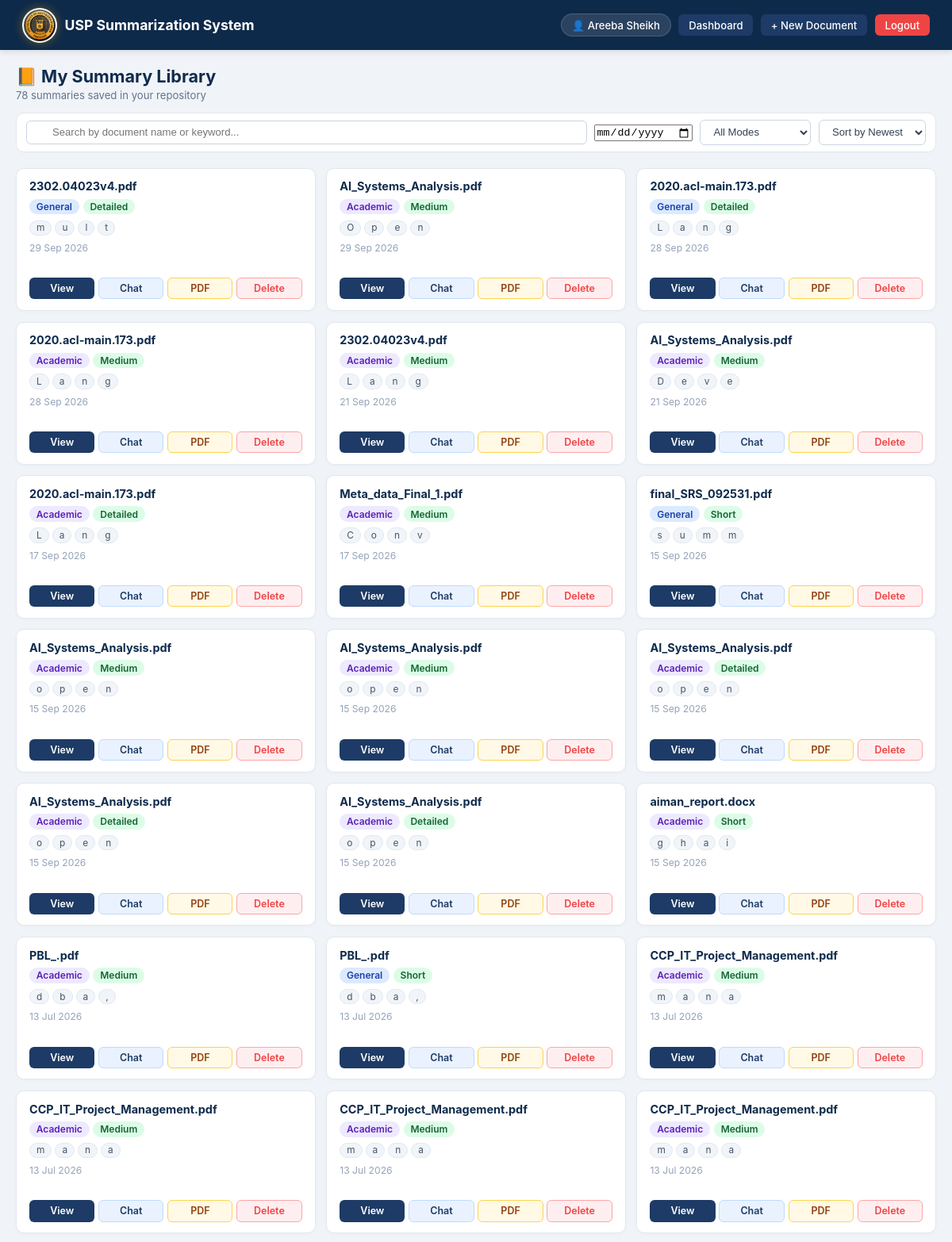
Screenshot of /library (signed in, upper part) with the database file from the repository.
### models/document.py (models this page shows)
class Document(db.Model):
    __tablename__ = 'documents'
    document_id = db.Column(db.Integer, primary_key=True, autoincrement=True)
    user_id = db.Column(db.Integer, db.ForeignKey('users.user_id'), nullable=False)
    filename = db.Column(db.String(255), nullable=False)
    filetype = db.Column(db.String(10), nullable=False)
    upload_date = db.Column(db.DateTime, default=datetime.utcnow)
    extracted_text = db.Column(db.Text, nullable=False)
    summaries = db.relationship('Summary', backref='document', lazy=True)
    chats = db.relationship('Chat', backref='document', lazy=True)

### models/summary.py (models this page shows)
class Summary(db.Model):
    __tablename__ = 'summaries'
    summary_id = db.Column(db.Integer, primary_key=True, autoincrement=True)
    document_id = db.Column(db.Integer, db.ForeignKey('documents.document_id'), nullable=False)
    mode = db.Column(db.String(20), nullable=False)
    length = db.Column(db.String(20), nullable=False)
    summary_text = db.Column(db.Text, nullable=False)
    keywords = db.Column(db.Text, nullable=True)
    rating = db.Column(db.Integer, nullable=True)
    generated_date = db.Column(db.DateTime, default=datetime.utcnow)

### routes/library.py (the view)
@library.route('/library')
@login_required
def view_library():
    user_id = session['user_id']
    documents = Document.query.filter_by(
        user_id=user_id
    ).order_by(Document.upload_date.desc()).all()
    library_items = []
    for doc in documents:
        summaries = Summary.query.filter_by(
            document_id=doc.document_id
        ).order_by(Summary.generated_date.desc()).all()
        for summary in summaries:
            try:
                data = json.loads(summary.summary_text)
                if isinstance(data, dict):
                    first_section = list(data.values())[0]
                    if len(first_section) > 150:
                        preview = first_section[:150] + '...'
                    else:
                        preview = first_section
                else:
                    preview = str(data)[:150] + '...'
            except (json.JSONDecodeError, ValueError, KeyError):
                preview = summary.summary_text[:150] + '...'
            library_items.append({
                'summary_id': summary.summary_id,
                'doc_name': doc.filename,
                'doc_id': doc.document_id,
                'mode': summary.mode,
                'length': summary.length,
                'keywords': summary.keywords,
                'rating': summary.rating,
                'generated_date': summary.generated_date,
                'upload_date': doc.upload_date,
                'preview': preview
            })
    return render_template('library.html',
        items=library_items,
        total=len(library_items)
    )

### app.py (called while the page is built)
@event.listens_for(Engine, "connect")
def set_sqlite_pragma(dbapi_connection, connection_record):
    if isinstance(dbapi_connection, sqlite3.Connection):
        cursor = dbapi_connection.cursor()
        cursor.execute("PRAGMA foreign_keys=ON")
        cursor.close()

### routes/library.py (called while the page is built)
def login_required(f):
    @wraps(f)
    def decorated(*args, **kwargs):
        if 'user_id' not in session:
            flash('Please login first.', 'error')
            return redirect(url_for('auth.login'))
        return f(*args, **kwargs)
    return decorated

### templates/library.html (shortened to what this page needs)
{% extends "base.html" %}
{% block content %}
<nav class="navbar">
    <div class="nav-brand">
         <div class="logo-circle">
                <img src="/static/images/logo.png" alt="USP Crest Logo" class="logo-img">
            </div>
        <span>USP Summarization System</span>
    </div>
    <div class="nav-links">
        <span class="nav-user">👤 {{ session.user_name }}</span>
        <a href="/dashboard" class="btn-nav">Dashboard</a>
        <a href="/upload" class="btn-nav">+ New Document</a>
        <a href="/logout" class="btn-logout">Logout</a>
    </div>
</nav>
<div class="page-wrapper">
    <div class="page-header">
        <h2>📙 My Summary Library</h2>
        <p>{{ total if total else (items | length if items else 0) }} summaries saved in your repository</p>
    </div>
    <div class="filter-bar">
        <div class="search-input-wrap">
            <input type="text" id="searchInput" onkeyup="filterLibrary()" placeholder="Search by document name or keyword...">
        </div>
        <div class="col-md-3">
        <div class="input-group">
            <input type="date" id="dateFilter" class="form-control" title="Select Date">
        </div>
    </div>
        <select id="modeFilter" onchange="filterLibrary()" class="filter-select">
            <option value="all">All Modes</option>
        </select>
        <select id="sortFilter" onchange="sortLibrary()" class="filter-select">
            <option value="newest">Sort by Newest</option>
        </select>
    </div>
    {% if items %}
        <div class="library-grid" id="libraryGrid">
            {% for item in items %}
            <div class="library-card"
                 data-doc="{{ item.doc_name | lower }}"
                 data-mode="{{ item.mode | lower }}"
                 data-date="{% if item.generated_date %}{{ item.generated_date.strftime('%Y-%m-%d')
                if item.generated_date.strftime else item.generated_date }}{% else %}2026-09-15{% endif %}"
                 data-keywords="{{ item.keywords | join(' ') | lower if item.keywords else '' }}">
                <div class="lib-card-top">
                    <div class="lib-doc-name">
                        {{ item.doc_name }}
                    </div>
                    <div class="lib-meta-badges">
                        <span class="badge {% if item.mode == 'academic' %}badge-academic{% else %}badge-general{% endif %}">
                            {{ item.mode | capitalize }}
                        </span>
                        {% if item.length %}
                        <span class="badge badge-length">
                            {{ item.length | capitalize }}
                        </span>
                        {% endif %}
                    </div>
                    {% if item.keywords %}
                    <div class="lib-keywords">
                        {% for kw in item.keywords[:4] %}
                            <span class="keyword-chip">{{ kw }}</span>
                        {% endfor %}
                    </div>
                    {% endif %}
                    <div class="lib-date">
                        {% if item.generated_date %}{{ item.generated_date.strftime('%d %b %Y') if item.generated_date.strftime else item.generated_date }}{% else %}15 Sep 2026{% endif %}
                    </div>
                </div>
                <div class="lib-card-actions">
                    <a href="/library/view/{{ item.summary_id }}" class="btn-card btn-view" title="View Detail">
                        View
                    </a>
                    <a href="/chat-page/{{ item.doc_id if item.doc_id else item.summary_id }}" class="btn-card btn-chat" title="Chat with PDF">
                        Chat
                    </a>
                    <a href="/download/{{ item.summary_id }}" class="btn-card btn-pdf" title="Download PDF">
                        PDF
                    </a>
                    <a href="/library/delete/{{ item.summary_id }}" class="btn-card btn-delete" onclick="return confirm('Are you sure you want to delete this summary?');" title="Delete Summary">
                        Delete
                    </a>
                </div>
            </div>
            {% endfor %}
        </div>
    {% else %}
        <div class="empty-state">
            <h3>No Summaries Found</h3>
            <p>Upload a document to generate your first summary.</p>
            <a href="/upload" class="btn-nav" style="display: inline-block; margin-top: 0.8rem;">+ Upload New Document</a>
        </div>
    {% endif %}
</div>
{% endblock %}

### templates/base.html (shortened to what this page needs)
<!DOCTYPE html>
<html lang="en">
<head>
    <link rel="stylesheet" href="{{ url_for('static', filename='css/style.css') }}">
</head>
<body>
    {% block content %}{% endblock %}
</body>
</html>

### static/css/style.css (style rules this page uses)
* { margin: 0; padding: 0; box-sizing: border-box; }
body { font-family: Arial, sans-serif; background: #f0f4f8; color: #333; }
.navbar { background: #1a3a6b; padding: 15px 30px; display: flex; justify-content: space-between; align-items: center; color: white; }
.nav-brand { font-size: 16px; color: white; }
.nav-links { display: flex; align-items: center; gap: 20px; }
.nav-user { font-size: 14px; color: #ccc; }
.btn-logout { background: #e74c3c; color: white; padding: 8px 16px; border-radius: 6px; text-decoration: none; font-size: 13px; }
.btn-card { background: #2e75b6; color: white; padding: 10px 20px; border-radius: 6px; text-decoration: none; font-size: 13px; display: inline-block; }
.page-wrapper { max-width: 900px; margin: 40px auto; padding: 0 20px; }
.page-header { margin-bottom: 25px; }
.page-header h2 { color: #1a3a6b; font-size: 22px; margin-bottom: 6px; }
.page-header p { color: #666; font-size: 14px; }
.badge { background: #e8f0fe; color: #1a3a6b; padding: 4px 10px; border-radius: 4px; font-size: 12px; font-weight: bold; }
.btn-nav { background: #2e75b6; color: white; padding: 8px 14px; border-radius: 6px; text-decoration: none; font-size: 13px; }
.library-grid { display: grid; grid-template-columns: repeat(auto-fill, minmax(320px, 1fr)); gap: 20px; }
.library-card { background: white; border-radius: 12px; padding: 20px; box-shadow: 0 2px 10px rgba(0,0,0,0.08); display: flex; flex-direction: column; gap: 12px; transition: transform 0.2s; }
.lib-doc-name { font-weight: bold; font-size: 14px; color: #1a3a6b; flex: 1; word-break: break-word; }
.badge-length { background: #e8f5e9; color: #2e7d32; padding: 3px 8px; border-radius: 4px; font-size: 11px; }
.lib-keywords { display: flex; flex-wrap: wrap; gap: 4px; }

### rows the page displays
Document: doc_name "2302.04023v4.pdf"
Summary: mode "General", length "Detailed", generated_date "29 Sep 2026"
Document: doc_name "AI_Systems_Analysis.pdf"
Summary: mode "Academic", length "Medium", generated_date "29 Sep 2026"
Document: doc_name "2020.acl-main.173.pdf" "2020.acl-main.173.pdf"
Summary: mode "General", length "Detailed", generated_date "28 Sep 2026"
Summary: mode "Academic", length "Medium", generated_date "28 Sep 2026"
Document: doc_name "2302.04023v4.pdf"
Summary: mode "Academic", length "Medium", generated_date "21 Sep 2026"
Document: doc_name "AI_Systems_Analysis.pdf"
Summary: mode "Academic", length "Medium", generated_date "21 Sep 2026"
Document: doc_name "2020.acl-main.173.pdf"
Summary: mode "Academic", length "Detailed", generated_date "17 Sep 2026"
Document: doc_name "Meta_data_Final_1.pdf"
Summary: mode "Academic", length "Medium", generated_date "17 Sep 2026"
Document: doc_name "final_SRS_092531.pdf"
Summary: mode "General", length "Short", generated_date "15 Sep 2026"
Document: doc_name "AI_Systems_Analysis.pdf"
Summary: mode "Academic", length "Medium", generated_date "15 Sep 2026"
Document: doc_name "AI_Systems_Analysis.pdf"
Summary: mode "Academic", length "Medium", generated_date "15 Sep 2026"
Document: doc_name "AI_Systems_Analysis.pdf"
Summary: mode "Academic", length "Detailed", generated_date "15 Sep 2026"
Document: doc_name "AI_Systems_Analysis.pdf" "AI_Systems_Analysis.pdf"
Summary: mode "Academic", length "Detailed", generated_date "15 Sep 2026"
Summary: mode "Academic", length "Detailed", generated_date "15 Sep 2026"
Document: doc_name "aiman_report.docx"
Summary: mode "Academic", length "Short", generated_date "15 Sep 2026"
Document: doc_name "PBL_.pdf"
Summary: mode "Academic", length "Medium", generated_date "13 Jul 2026"
Document: doc_name "PBL_.pdf"
Summary: mode "General", length "Short", generated_date "13 Jul 2026"
Document: doc_name "CCP_IT_Project_Management.pdf"
Summary: mode "Academic", length "Medium", generated_date "13 Jul 2026"
Document: doc_name "CCP_IT_Project_Management.pdf"
Summary: mode "Academic", length "Medium", generated_date "13 Jul 2026"
Document: doc_name "CCP_IT_Project_Management.pdf"
Summary: mode "Academic", length "Medium", generated_date "13 Jul 2026"
Document: doc_name "CCP_IT_Project_Management.pdf"
Summary: mode "Academic", length "Medium", generated_date "13 Jul 2026"

### other values shown
{{ session.user_name }} "Areeba Sheikh"
{{ total if total else (items | length if items else 0) }} "78"
{{ kw }} "m" "u" "l" "t" "O" "p" "e" "n" "L" "a" "n" "g" "L" "a" "n" "g" "L" "a" "n" "g" "D" "e" "v" "e" "L" "a" "n" "g" "C" "o" "n" "v" "s" "u" "m" "m" "o" "p" "e" "n" "o" "p" "e" "n" "o" "p" "e" "n" "o" "p" "e" "n" "o" "p" "e" "n" "g" "h" "a" "i" "d" "b" "a" "," "d" "b" "a" "," "m" "a" "n" "a" "m" "a" "n" "a" "m" "a" "n" "a" "m" "a" "n" "a"
